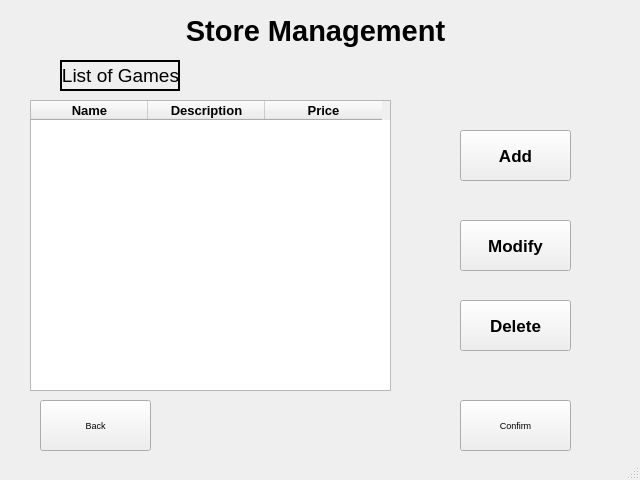
<?xml version="1.0" encoding="UTF-8"?>
<ui version="4.0">
 <class>MainWindow</class>
 <widget class="QMainWindow" name="MainWindow">
  <property name="geometry">
   <rect>
    <x>0</x>
    <y>0</y>
    <width>640</width>
    <height>480</height>
   </rect>
  </property>
  <property name="font">
   <font>
    <pointsize>7</pointsize>
   </font>
  </property>
  <property name="windowTitle">
   <string>MainWindow</string>
  </property>
  <widget class="QWidget" name="centralwidget">
   <widget class="QLabel" name="label">
    <property name="geometry">
     <rect>
      <x>170</x>
      <y>0</y>
      <width>291</width>
      <height>61</height>
     </rect>
    </property>
    <property name="font">
     <font>
      <pointsize>22</pointsize>
      <weight>75</weight>
      <bold>true</bold>
     </font>
    </property>
    <property name="layoutDirection">
     <enum>Qt::LeftToRight</enum>
    </property>
    <property name="text">
     <string>Store Management</string>
    </property>
    <property name="alignment">
     <set>Qt::AlignCenter</set>
    </property>
   </widget>
   <widget class="QPushButton" name="backBtn">
    <property name="geometry">
     <rect>
      <x>40</x>
      <y>400</y>
      <width>111</width>
      <height>51</height>
     </rect>
    </property>
    <property name="text">
     <string>Back</string>
    </property>
   </widget>
   <widget class="QFrame" name="frame">
    <property name="geometry">
     <rect>
      <x>60</x>
      <y>60</y>
      <width>120</width>
      <height>31</height>
     </rect>
    </property>
    <property name="frameShape">
     <enum>QFrame::WinPanel</enum>
    </property>
    <property name="frameShadow">
     <enum>QFrame::Plain</enum>
    </property>
    <property name="lineWidth">
     <number>1</number>
    </property>
    <property name="midLineWidth">
     <number>0</number>
    </property>
    <widget class="QLabel" name="label_2">
     <property name="geometry">
      <rect>
       <x>0</x>
       <y>0</y>
       <width>121</width>
       <height>31</height>
      </rect>
     </property>
     <property name="font">
      <font>
       <pointsize>14</pointsize>
      </font>
     </property>
     <property name="text">
      <string>List of Games</string>
     </property>
     <property name="textFormat">
      <enum>Qt::AutoText</enum>
     </property>
     <property name="alignment">
      <set>Qt::AlignCenter</set>
     </property>
     <property name="wordWrap">
      <bool>false</bool>
     </property>
    </widget>
   </widget>
   <widget class="QPushButton" name="ConfirmBtn">
    <property name="geometry">
     <rect>
      <x>460</x>
      <y>400</y>
      <width>111</width>
      <height>51</height>
     </rect>
    </property>
    <property name="text">
     <string>Confirm</string>
    </property>
   </widget>
   <widget class="QTableWidget" name="tableWidget">
    <property name="geometry">
     <rect>
      <x>30</x>
      <y>100</y>
      <width>361</width>
      <height>291</height>
     </rect>
    </property>
    <property name="minimumSize">
     <size>
      <width>361</width>
      <height>291</height>
     </size>
    </property>
    <property name="font">
     <font>
      <pointsize>10</pointsize>
      <weight>75</weight>
      <italic>false</italic>
      <bold>true</bold>
      <strikeout>false</strikeout>
      <kerning>true</kerning>
     </font>
    </property>
    <property name="mouseTracking">
     <bool>false</bool>
    </property>
    <property name="autoFillBackground">
     <bool>false</bool>
    </property>
    <property name="frameShadow">
     <enum>QFrame::Sunken</enum>
    </property>
    <property name="lineWidth">
     <number>7</number>
    </property>
    <property name="midLineWidth">
     <number>0</number>
    </property>
    <property name="showGrid">
     <bool>true</bool>
    </property>
    <property name="gridStyle">
     <enum>Qt::SolidLine</enum>
    </property>
    <property name="columnCount">
     <number>3</number>
    </property>
    <attribute name="horizontalHeaderCascadingSectionResizes">
     <bool>false</bool>
    </attribute>
    <attribute name="horizontalHeaderDefaultSectionSize">
     <number>117</number>
    </attribute>
    <attribute name="horizontalHeaderHighlightSections">
     <bool>true</bool>
    </attribute>
    <attribute name="horizontalHeaderMinimumSectionSize">
     <number>46</number>
    </attribute>
    <attribute name="horizontalHeaderShowSortIndicator" stdset="0">
     <bool>false</bool>
    </attribute>
    <attribute name="horizontalHeaderStretchLastSection">
     <bool>false</bool>
    </attribute>
    <attribute name="verticalHeaderShowSortIndicator" stdset="0">
     <bool>false</bool>
    </attribute>
    <column>
     <property name="text">
      <string>Name</string>
     </property>
    </column>
    <column>
     <property name="text">
      <string>Description</string>
     </property>
    </column>
    <column>
     <property name="text">
      <string>Price</string>
     </property>
    </column>
   </widget>
   <widget class="QPushButton" name="addBtn">
    <property name="geometry">
     <rect>
      <x>460</x>
      <y>130</y>
      <width>111</width>
      <height>51</height>
     </rect>
    </property>
    <property name="font">
     <font>
      <pointsize>13</pointsize>
      <weight>75</weight>
      <bold>true</bold>
     </font>
    </property>
    <property name="text">
     <string>Add</string>
    </property>
   </widget>
   <widget class="QPushButton" name="modifyBtn">
    <property name="geometry">
     <rect>
      <x>460</x>
      <y>220</y>
      <width>111</width>
      <height>51</height>
     </rect>
    </property>
    <property name="font">
     <font>
      <pointsize>13</pointsize>
      <weight>75</weight>
      <bold>true</bold>
     </font>
    </property>
    <property name="text">
     <string>Modify</string>
    </property>
   </widget>
   <widget class="QPushButton" name="delBtn">
    <property name="geometry">
     <rect>
      <x>460</x>
      <y>300</y>
      <width>111</width>
      <height>51</height>
     </rect>
    </property>
    <property name="font">
     <font>
      <pointsize>13</pointsize>
      <weight>75</weight>
      <bold>true</bold>
     </font>
    </property>
    <property name="text">
     <string>Delete</string>
    </property>
   </widget>
  </widget>
  <widget class="QStatusBar" name="statusbar"/>
 </widget>
 <resources/>
 <connections/>
</ui>
